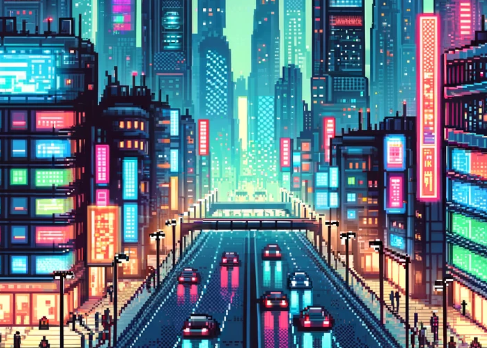
#> input picture img01.png, 487 x 348 px
$ python resolution_estimation.py
#> lines starting #> are read from the running program, lines starting #| are printed output that depends on the picture
import cv2
import numpy as np
import matplotlib.pyplot as plt
import math
import statistics

def load_and_display_image(image_path):
    image = cv2.imread(image_path)
    plt.imshow(cv2.cvtColor(image, cv2.COLOR_BGR2RGB))
    plt.title("Original Image")
    plt.show()
    return image

def preprocess_image(image):
    gray = cv2.cvtColor(image, cv2.COLOR_BGR2GRAY)
    edges = cv2.Canny(gray, 50, 150, apertureSize=3)
    return edges

def display_image(image, title="Image"):
    plt.imshow(image, cmap='gray')
    plt.title(title)
    plt.show()

def filter_hough_lines(lines):
    vertical_lines = []
    horizontal_lines = []
    for line in lines:
        for rho, theta in line:
            if abs(theta - 0) < np.pi / 36 or abs(theta - np.pi) < np.pi / 36:  # 垂直線
                vertical_lines.append((rho, theta))
            elif abs(theta - np.pi/2) < np.pi / 36 or abs(theta - 3*np.pi/2) < np.pi / 36:  # 水平線
                horizontal_lines.append((rho, theta))
    return vertical_lines, horizontal_lines

def find_and_draw_hough_lines(edges, image):
    lines = cv2.HoughLines(edges, 1, np.pi / 180, 150)
    vertical_lines, horizontal_lines = filter_hough_lines(lines)
    for line in vertical_lines + horizontal_lines:
        rho, theta = line
        a = np.cos(theta)
        b = np.sin(theta)
        x0 = a * rho
        y0 = b * rho
        x1 = int(x0 + 1000 * (-b))
        y2 = int(y0 + 1000 * (a))
        cv2.line(image, (x1, int(y0)), (int(x0), y2), (0, 0, 255), 2)
    return image

def estimate_resolution(image, vertical_lines, horizontal_lines):
    height, width = image.shape[:2]
    if vertical_lines:
        vertical_distances = [line[0] for line in vertical_lines]
        vertical_distances.sort()
        vertical_diffs = [vertical_distances[i+1] - vertical_distances[i] for i in range(len(vertical_distances)-1)]
        mode_vertical = statistics.median(vertical_diffs) if vertical_diffs else 0
        resolution_y = width / mode_vertical if mode_vertical else 0
    else:
        resolution_y = 0

    if horizontal_lines:
        horizontal_distances = [line[0] for line in horizontal_lines]
        horizontal_distances.sort()
        horizontal_diffs = [horizontal_distances[i+1] - horizontal_distances[i] for i in range(len(horizontal_distances)-1)]
        mode_horizontal = statistics.median(horizontal_diffs) if horizontal_diffs else 0
        resolution_x = height / mode_horizontal if mode_horizontal else 0
    else:
        resolution_x = 0

    return round(resolution_x), round(resolution_y)

def main():
    image_path = "img01.png"
    image = load_and_display_image(image_path)
#> in load_and_display_image, image is the input picture: shape (348, 487, 3); mean B, G, R 130.2, 115.6, 93.5
    edges = preprocess_image(image)
#> in preprocess_image, `gray = cv2.cvtColor(image, cv2.COLOR_BGR2GRAY)`:
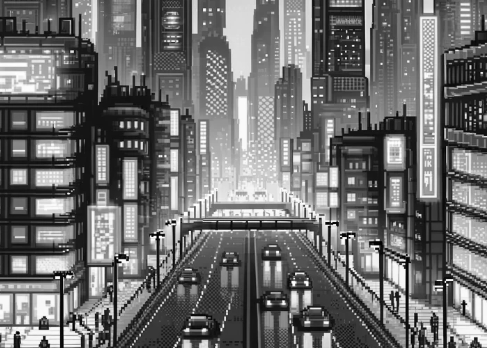
#> gray: shape (348, 487); min 0, max 255, mean 110.6
#> in preprocess_image, `edges = cv2.Canny(gray, 50, 150, apertureSize=3)`:
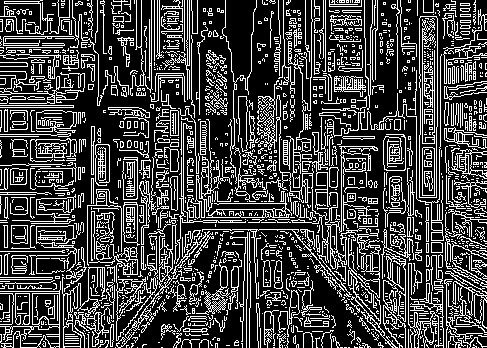
#> edges: shape (348, 487); 26.3% white in thin lines or dots
    display_image(edges, "Edges")
    lines_image = find_and_draw_hough_lines(edges, image.copy())
#> in find_and_draw_hough_lines, `lines = cv2.HoughLines(edges, 1, np.pi / 180, 150)`: lines = 1660 rows, first 8: [-42, 2.36], [222, 1.57], [305, 0.785], [-81, 2.36], [-35, 2.36], [-107, 2.36], [-93, 2.36], [281, 0.785]
#> the loop in filter_hough_lines, `for line in lines:` made 1660 passes
#> after the loop in filter_hough_lines, `for line in lines:`: horizontal_lines = 244 pairs, first value 0 to 343, second value 1.5 to 1.64; vertical_lines = 40 pairs, first value -451 to 460, second value 0 to 3.12
#> the loop in find_and_draw_hough_lines, `for line in vertical_lines + horizontal_lines:` made 284 passes
#> (rho, theta, a, b, x0, y0, x1, y2) on passes 1 to 3: (91, 0, 1, 0, 91, 0, 91, 1000), (434, 0, 1, 0, 434, 0, 434, 1000), (422, 0, 1, 0, 422, 0, 422, 1000)
#> after the loop in find_and_draw_hough_lines, `for line in vertical_lines + horizontal_lines:`:
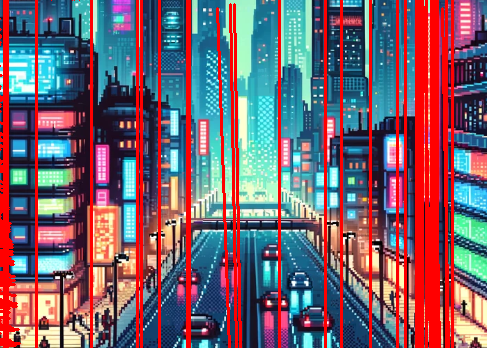
#> image: shape (348, 487, 3); mean of channels 0, 1, 2 108.3, 96.4, 119.3; drawn as B, G, R
    display_image(lines_image, "Lines Detected")
    lines = cv2.HoughLines(edges, 1, np.pi / 180, 150)
    vertical_lines, horizontal_lines = filter_hough_lines(lines)
#> the loop in filter_hough_lines (call 2), `for line in lines:` made 1660 passes
    resolution_x, resolution_y = estimate_resolution(image, vertical_lines, horizontal_lines)
#> in estimate_resolution, `vertical_distances = [line[0] for line in vertical_lines]`: vertical_distances = 40 values, max 460 at index 30, min -451 at index 34, mean 175.8
#> in estimate_resolution, `vertical_diffs = [vertical_distances[i+1] - vertical_distances[i] for ..`: vertical_diffs = 39 values, max 277 at index 4, min 1 at index 19, mean 23.36
#> in estimate_resolution, `mode_vertical = statistics.median(vertical_diffs) if vertical_diffs el..`: mode_vertical = 8
#> in estimate_resolution, `resolution_y = width / mode_vertical if mode_vertical else 0`: resolution_y = 60.88
#> in estimate_resolution, `horizontal_distances = [line[0] for line in horizontal_lines]`: horizontal_distances = 244 values, max 343 at index 218, min 0 at index 163, mean 200.6
#> in estimate_resolution, `horizontal_diffs = [horizontal_distances[i+1] - horizontal_distances[i..`: horizontal_diffs = 243 values, max 29 at index 0, min 0 at index 13, mean 1.41
#> in estimate_resolution, `mode_horizontal = statistics.median(horizontal_diffs) if horizontal_di..`: mode_horizontal = 1
#> in estimate_resolution, `resolution_x = height / mode_horizontal if mode_horizontal else 0`: resolution_x = 348
#> resolution_x = 348; resolution_y = 61
    print(f"Estimated Horizontal Resolution: {resolution_y} pixels")
#| Estimated Horizontal Resolution: 61 pixels
    print(f"Estimated Vertical Resolution: {resolution_x} pixels")
#| Estimated Vertical Resolution: 348 pixels

if __name__ == "__main__":
    main()
